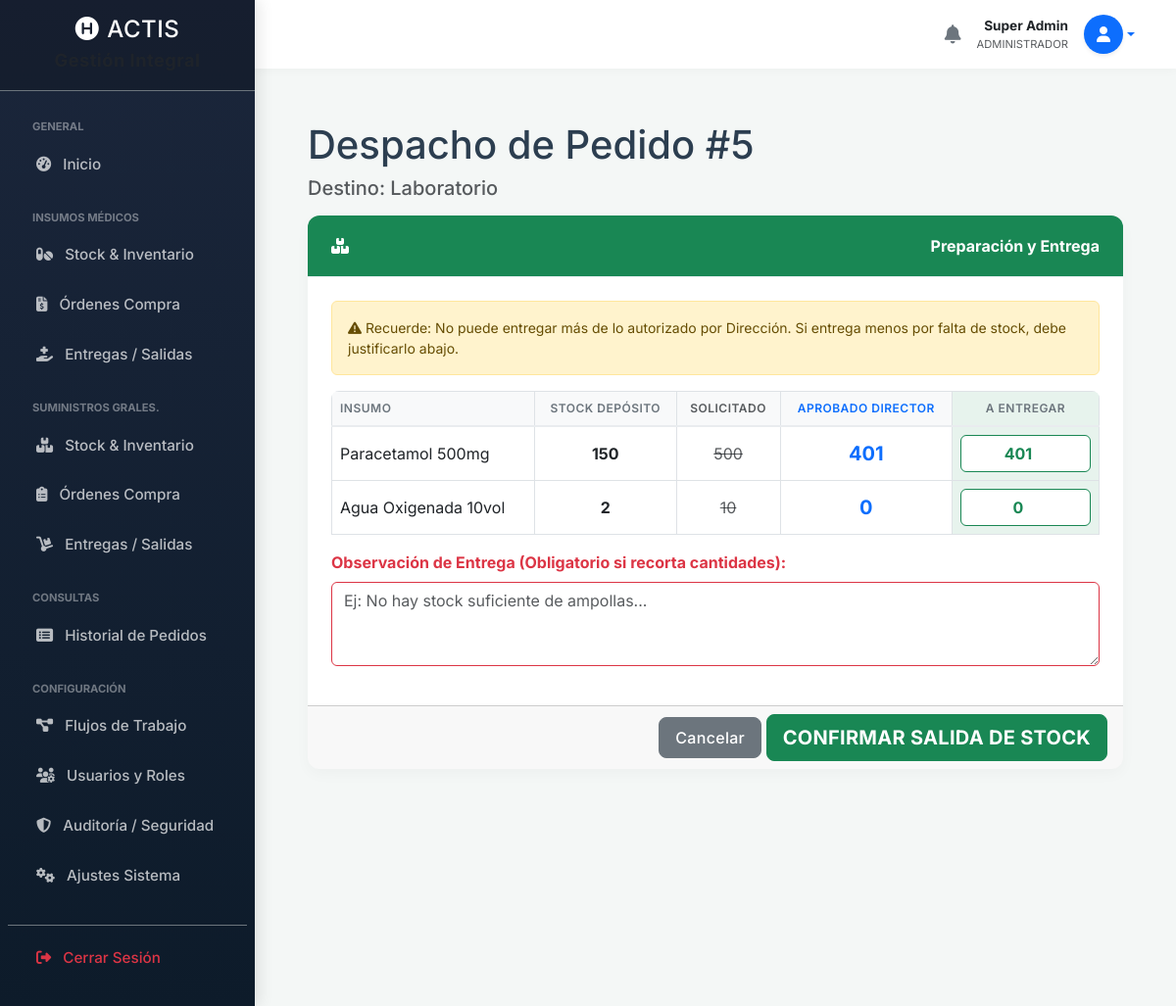
Page /pedidos_despacho.php?id=5 (signed in) on the committed database.
### tables this page shows
CREATE TABLE `pedidos_servicio` (
  `id` int(11) NOT NULL,
  `tipo_insumo` enum('insumos_medicos','suministros') NOT NULL,
  `id_usuario_solicitante` int(11) NOT NULL,
  `servicio_solicitante` varchar(100) NOT NULL,
  `prioridad` enum('Normal','Urgente','Extraordinaria') DEFAULT NULL,
  `frecuencia_compra` enum('Mensual','Trimestral','Semestral','Anual') DEFAULT NULL,
  `fecha_solicitud` timestamp NULL DEFAULT current_timestamp(),
  `estado` enum('pendiente_director','aprobado_director','pendiente_logistica','aprobado_logistica','entregado','rechazado','finalizado_proceso','esperando_entrega') DEFAULT 'pendiente_director',
  `fecha_aprobacion_director` datetime DEFAULT NULL,
  `fecha_aprobacion_logistica` datetime DEFAULT NULL,
  `id_director_aprobador` int(11) DEFAULT NULL,
  `id_logistica_aprobador` int(11) DEFAULT NULL,
  `fecha_entrega_real` datetime DEFAULT NULL,
  `id_usuario_entrega` int(11) DEFAULT NULL,
  `observaciones_director` text DEFAULT NULL,
  `observaciones_logistica` text DEFAULT NULL,
  `observaciones_entrega` text DEFAULT NULL,
  `paso_actual_id` int(11) DEFAULT NULL,
  `proceso_origen` varchar(50) DEFAULT 'movimiento_insumos'
);

CREATE TABLE `pedidos_items` (
  `id` int(11) NOT NULL,
  `id_pedido` int(11) NOT NULL,
  `id_insumo` int(11) DEFAULT NULL,
  `id_suministro` int(11) DEFAULT NULL,
  `cantidad_solicitada` int(11) NOT NULL,
  `cantidad_aprobada` int(11) DEFAULT NULL,
  `cantidad_entregada` int(11) DEFAULT 0
);

CREATE TABLE `insumos_medicos` (
  `id` int(11) NOT NULL,
  `codigo` varchar(50) DEFAULT NULL,
  `nombre` varchar(150) NOT NULL,
  `descripcion` text DEFAULT NULL,
  `unidad_medida` varchar(50) DEFAULT 'unidades',
  `stock_actual` int(11) DEFAULT 0,
  `stock_minimo` int(11) DEFAULT 5,
  `fecha_vencimiento` date DEFAULT NULL,
  `lote` varchar(50) DEFAULT NULL,
  `updated_at` timestamp NULL DEFAULT current_timestamp() ON UPDATE current_timestamp()
);

### pedidos_despacho.php (the view, shortened to what this page needs)
<?php
require 'db.php';
$id_pedido = $_GET['id'] ?? 0;
include 'includes/header.php';
include 'includes/sidebar.php';
include 'includes/navbar.php';
$pedido = $pdo->query("SELECT * FROM pedidos_servicio WHERE id = $id_pedido")->fetch();
$items = $pdo->query("SELECT pi.*, im.nombre, im.stock_actual FROM pedidos_items pi JOIN insumos_medicos im ON pi.id_insumo = im.id WHERE pi.id_pedido = $id_pedido")->fetchAll();
?>
<div class="container-fluid px-4">
    <h1 class="mt-4">Despacho de Pedido #<?php echo $id_pedido; ?></h1>
    <h5 class="text-muted">Destino: <?php echo htmlspecialchars($pedido['servicio_solicitante']); ?></h5>
    <form method="POST">
        <div class="card mb-4 mt-3 border-success">
            <div class="card-header bg-success text-white fw-bold">
                <i class="fas fa-boxes"></i> Preparación y Entrega
            </div>
            <div class="card-body">
                <div class="alert alert-warning small">
                    <i class="fas fa-exclamation-triangle"></i> Recuerde: No puede entregar más de lo autorizado por Dirección. Si entrega menos por falta de stock, debe justificarlo abajo.
                </div>
                <div class="table-responsive">
                    <table class="table table-bordered align-middle">
                        <thead>
                            <tr>
                                <th>Insumo</th>
                                <th class="text-center">Stock Depósito</th>
                                <th class="text-center text-muted">Solicitado</th>
                                <th class="text-center text-primary">Aprobado Director</th>
                                <th class="text-center bg-success bg-opacity-10" width="150">A Entregar</th>
                            </tr>
                        </thead>
                        <tbody>
                            <?php foreach ($items as $it): ?>
                            <tr>
                                <td><?php echo htmlspecialchars($it['nombre']); ?></td>
                                <td class="text-center fw-bold"><?php echo $it['stock_actual']; ?></td>
                                <td class="text-center text-muted text-decoration-line-through"><?php echo $it['cantidad_solicitada']; ?></td>
                                <td class="text-center fw-bold text-primary fs-5">
                                    <?php echo $it['cantidad_aprobada']; ?>
                                </td>
                                <td class="bg-success bg-opacity-10">
                                    <input type="number" name="entrega[<?php echo $it['id']; ?>]"
                                           class="form-control text-center fw-bold border-success text-success"
                                           max="<?php echo $it['cantidad_aprobada']; ?>" min="0"
                                           value="<?php echo $it['cantidad_aprobada']; ?>"> </td>
                            </tr>
                            <?php endforeach; ?>
                        </tbody>
                    </table>
                </div>
                <div class="mb-3">
                    <label class="form-label fw-bold text-danger">Observación de Entrega (Obligatorio si recorta cantidades):</label>
                    <textarea name="observacion_ajuste" class="form-control border-danger" rows="3" placeholder="Ej: No hay stock suficiente de ampollas..."></textarea>
                </div>
            </div>
            <div class="card-footer text-end">
                <a href="dashboard.php" class="btn btn-secondary">Cancelar</a>
                <button type="submit" class="btn btn-success fw-bold btn-lg">CONFIRMAR SALIDA DE STOCK</button>
            </div>
        </div>
    </form>
</div>
<?php include 'includes/footer.php'; ?>

### header.php (style rules this page uses)
:root { --primary-color: #0f4c75; --secondary-color: #3282b8; --accent-color: #bbe1fa; --bg-color: #f4f7f6; --text-color: #2c3e50; --sidebar-width: 260px; }
body { background-color: var(--bg-color); font-family: 'Inter', sans-serif; color: var(--text-color); overflow-x: hidden; }
.card { border: none; border-radius: 12px; box-shadow: 0 5px 15px rgba(0,0,0,0.03); transition: transform 0.2s; background: #fff; margin-bottom: 1.5rem; overflow: hidden; }
.card-header { background-color: #fff; border-bottom: 1px solid #edf2f7; padding: 1.2rem 1.5rem; font-weight: 700; color: var(--primary-color); display: flex; align-items: center; justify-content: space-between; }
.card-body { padding: 1.5rem; }
.table-responsive { border-radius: 8px; }
.table thead th { background-color: #f8f9fa; color: #6c757d; font-weight: 600; text-transform: uppercase; font-size: 0.75rem; letter-spacing: 0.5px; border-bottom: 2px solid #e9ecef; white-space: nowrap; }
.table td { vertical-align: middle; }
.btn { border-radius: 8px; font-weight: 500; letter-spacing: 0.3px; padding: 0.5rem 1rem; }

### rows in the picture
pedidos_servicio: servicio_solicitante "Laboratorio"
pedidos_items: insumos_medicos.nombre "Paracetamol 500mg", insumos_medicos.stock_actual "150", cantidad_solicitada "500", cantidad_aprobada "401"
pedidos_items: insumos_medicos.nombre "Agua Oxigenada 10vol", insumos_medicos.stock_actual "2", cantidad_solicitada "10", cantidad_aprobada "0"

### other values in the picture
$nombre_usuario_global "Super Admin"
$rol_principal_global "ADMINISTRADOR"
$id_pedido "5"
